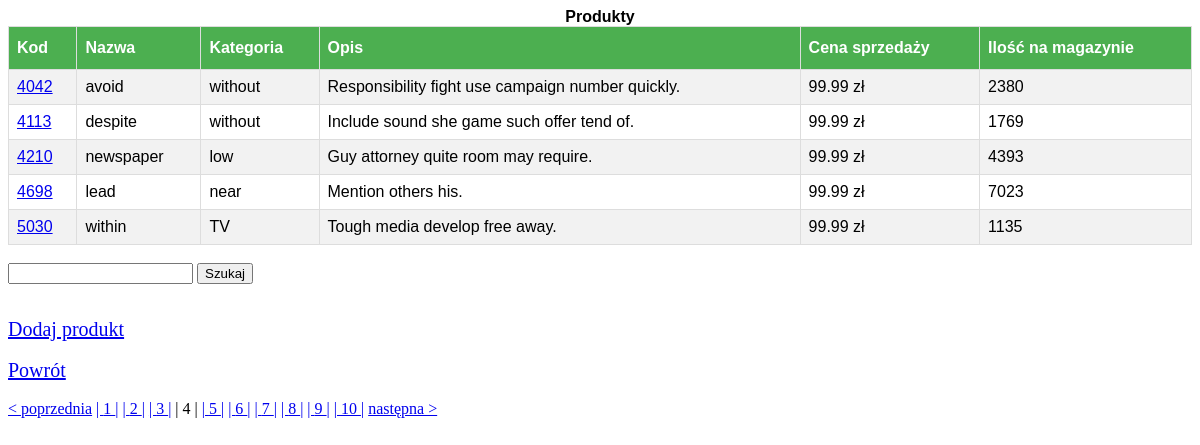
Page /warehouse/?page=4 on the committed database.
### FPP/models.py (models this page shows, shortened)
class Product(models.Model):
    code = models.CharField(max_length=12)
    name = models.CharField(max_length=256)
    quantity = models.PositiveIntegerField()
    price_for_sale = models.ManyToManyField('ProductHistory')
    description = models.TextField()
    category = models.ForeignKey(Category, on_delete=models.DO_NOTHING)
    @property
    def last_price(self):
        return self.price_for_sale.last()

class Category(models.Model):
    category = models.CharField(max_length=64, unique=True)

class ProductHistory(models.Model):
    price_for_sale = models.FloatField()
    purchase_price = models.FloatField()

### FPP/views.py (the view, shortened to what this page needs)
# urls.py: path('warehouse/', WarehouseView.as_view()),
class WarehouseView(View):
    def get(self, request):
        products_list = Product.objects.order_by('code')
        paginator = Paginator(products_list, 5)
        page = request.GET.get("page", 1)
        try:
            products = paginator.page(page)
        except PageNotAnInteger:
            products = paginator.page(1)
        except EmptyPage:
            products = paginator.page(paginator.num_pages)
        return render(request, "warehouse.html", {"products": products})

### templates/warehouse.html (shortened to what this page needs)
<table id="customers">
    <caption><b>Produkty</b></caption>
        <tr>
            <th>Kod</th><th>Nazwa</th><th>Kategoria</th><th>Opis</th><th>Cena sprzedaży</th><th>Ilość na magazynie</th>
        </tr>
        <tr>{% for prod in products %}
            <td><a href="/products/{{ prod.id }}">{{ prod.code }}</a></td><td>{{ prod.name }}</td><td>{{ prod.category.category }}</td>
            <td>{{ prod.description }}</td><td>{{ prod.last_price.price_for_sale }} zł</td><td>{{ prod.quantity }}</td>
        </tr>{% endfor %}
</table><br>
<form action="", method="post">{% csrf_token %}
  <input type="text" name="search">
  <input type="submit" value="Szukaj">
</form><br>
<a href="/addproduct" style="font-size: 20px;">Dodaj produkt</a><br>
<a href="/"style="font-size: 20px;">Powrót</a><br>
        {% if products.has_other_pages %}
            {% if products.has_previous %}
                <a href="?page={{ products.previous_page_number }}">< poprzednia</a>
            {% endif %}
            {% for i in products.paginator.page_range %}
                {% if products.number == i %}
                    <span>|  {{ i }}  |</span>
                {% else %}
                    <a href="?page={{ i }}">|  {{ i }}  |</a>
                {% endif %}
            {% endfor %}
            {% if products.has_next %}
                <a href="?page={{ products.next_page_number }}">następna ></a>
            {% endif %}
        {% endif %}

### templates/warehouse.html (style rules this page uses)
#customers { font-family: "Trebuchet MS", Arial, Helvetica, sans-serif; border-collapse: collapse; width: 100%; }
#customers td, #customers th { border: 1px solid #ddd; padding: 8px; }
#customers tr:nth-child(even) { background-color: #f2f2f2; }
#customers th { padding-top: 12px; padding-bottom: 12px; text-align: left; background-color: #4CAF50; color: white; }

### rows in the picture
Product: code "4042", name "avoid", category.category "without", description "Responsibility fight use campaign number quickly.", last_price.price_for_sale "99.99", quantity "2380"
Product: code "4113", name "despite", category.category "without", description "Include sound she game such offer tend of.", last_price.price_for_sale "99.99", quantity "1769"
Product: code "4210", name "newspaper", category.category "low", description "Guy attorney quite room may require.", last_price.price_for_sale "99.99", quantity "4393"
Product: code "4698", name "lead", category.category "near", description "Mention others his.", last_price.price_for_sale "99.99", quantity "7023"
Product: code "5030", name "within", category.category "TV", description "Tough media develop free away.", last_price.price_for_sale "99.99", quantity "1135"

### other values in the picture
{{ i }} "1" "2" "3" "5" "6" "7" "8" "9" "10"
{{ i }} "4"
